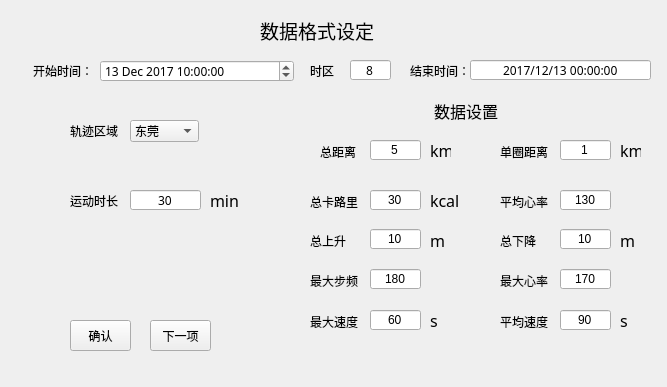
<?xml version="1.0" encoding="UTF-8"?>
<ui version="4.0">
 <class>Form</class>
 <widget class="QWidget" name="Form">
  <property name="enabled">
   <bool>true</bool>
  </property>
  <property name="geometry">
   <rect>
    <x>0</x>
    <y>0</y>
    <width>667</width>
    <height>387</height>
   </rect>
  </property>
  <property name="maximumSize">
   <size>
    <width>1000</width>
    <height>1000</height>
   </size>
  </property>
  <property name="windowTitle">
   <string>Form</string>
  </property>
  <widget class="QLabel" name="time_zone_2">
   <property name="geometry">
    <rect>
     <x>310</x>
     <y>60</y>
     <width>31</width>
     <height>21</height>
    </rect>
   </property>
   <property name="font">
    <font>
     <family>宋体</family>
    </font>
   </property>
   <property name="text">
    <string>时区</string>
   </property>
  </widget>
  <widget class="QLineEdit" name="time_zone">
   <property name="geometry">
    <rect>
     <x>350</x>
     <y>60</y>
     <width>41</width>
     <height>20</height>
    </rect>
   </property>
   <property name="font">
    <font>
     <family>宋体</family>
    </font>
   </property>
   <property name="layoutDirection">
    <enum>Qt::LeftToRight</enum>
   </property>
   <property name="text">
    <string>8</string>
   </property>
   <property name="alignment">
    <set>Qt::AlignCenter</set>
   </property>
  </widget>
  <widget class="QLineEdit" name="end_time">
   <property name="geometry">
    <rect>
     <x>470</x>
     <y>60</y>
     <width>181</width>
     <height>20</height>
    </rect>
   </property>
   <property name="font">
    <font>
     <family>宋体</family>
    </font>
   </property>
   <property name="text">
    <string>2017/12/13 00:00:00</string>
   </property>
   <property name="alignment">
    <set>Qt::AlignCenter</set>
   </property>
  </widget>
  <widget class="QLabel" name="start_time_2">
   <property name="geometry">
    <rect>
     <x>33</x>
     <y>60</y>
     <width>61</width>
     <height>21</height>
    </rect>
   </property>
   <property name="font">
    <font>
     <family>宋体</family>
    </font>
   </property>
   <property name="text">
    <string>开始时间：</string>
   </property>
  </widget>
  <widget class="QDateTimeEdit" name="start_time">
   <property name="geometry">
    <rect>
     <x>100</x>
     <y>60</y>
     <width>194</width>
     <height>22</height>
    </rect>
   </property>
   <property name="font">
    <font>
     <family>宋体</family>
    </font>
   </property>
   <property name="date">
    <date>
     <year>2017</year>
     <month>12</month>
     <day>13</day>
    </date>
   </property>
   <property name="time">
    <time>
     <hour>10</hour>
     <minute>0</minute>
     <second>0</second>
    </time>
   </property>
   <property name="minimumDateTime">
    <datetime>
     <hour>10</hour>
     <minute>0</minute>
     <second>0</second>
     <year>2000</year>
     <month>1</month>
     <day>1</day>
    </datetime>
   </property>
   <property name="minimumDate">
    <date>
     <year>2000</year>
     <month>1</month>
     <day>1</day>
    </date>
   </property>
   <property name="minimumTime">
    <time>
     <hour>10</hour>
     <minute>0</minute>
     <second>0</second>
    </time>
   </property>
  </widget>
  <widget class="QLabel" name="title">
   <property name="geometry">
    <rect>
     <x>260</x>
     <y>10</y>
     <width>151</width>
     <height>41</height>
    </rect>
   </property>
   <property name="font">
    <font>
     <family>宋体</family>
     <pointsize>14</pointsize>
    </font>
   </property>
   <property name="text">
    <string>数据格式设定</string>
   </property>
  </widget>
  <widget class="QLabel" name="end_time_2">
   <property name="geometry">
    <rect>
     <x>410</x>
     <y>60</y>
     <width>61</width>
     <height>21</height>
    </rect>
   </property>
   <property name="font">
    <font>
     <family>宋体</family>
    </font>
   </property>
   <property name="text">
    <string>结束时间：</string>
   </property>
  </widget>
  <widget class="QComboBox" name="locus_box">
   <property name="geometry">
    <rect>
     <x>130</x>
     <y>120</y>
     <width>69</width>
     <height>22</height>
    </rect>
   </property>
   <item>
    <property name="text">
     <string>东莞</string>
    </property>
   </item>
   <item>
    <property name="text">
     <string>深圳</string>
    </property>
   </item>
   <item>
    <property name="text">
     <string>无</string>
    </property>
   </item>
  </widget>
  <widget class="QLabel" name="locus">
   <property name="geometry">
    <rect>
     <x>70</x>
     <y>120</y>
     <width>61</width>
     <height>21</height>
    </rect>
   </property>
   <property name="font">
    <font>
     <family>宋体</family>
    </font>
   </property>
   <property name="text">
    <string>轨迹区域</string>
   </property>
  </widget>
  <widget class="QLabel" name="sport_time">
   <property name="geometry">
    <rect>
     <x>70</x>
     <y>190</y>
     <width>61</width>
     <height>21</height>
    </rect>
   </property>
   <property name="font">
    <font>
     <family>宋体</family>
    </font>
   </property>
   <property name="text">
    <string>运动时长</string>
   </property>
  </widget>
  <widget class="QLineEdit" name="sport_time_set">
   <property name="geometry">
    <rect>
     <x>130</x>
     <y>190</y>
     <width>71</width>
     <height>20</height>
    </rect>
   </property>
   <property name="font">
    <font>
     <family>宋体</family>
    </font>
   </property>
   <property name="text">
    <string>30</string>
   </property>
   <property name="alignment">
    <set>Qt::AlignCenter</set>
   </property>
  </widget>
  <widget class="QLabel" name="sport_time_2">
   <property name="geometry">
    <rect>
     <x>210</x>
     <y>190</y>
     <width>41</width>
     <height>21</height>
    </rect>
   </property>
   <property name="font">
    <font>
     <family>宋体</family>
     <pointsize>12</pointsize>
    </font>
   </property>
   <property name="text">
    <string>min</string>
   </property>
  </widget>
  <widget class="QPushButton" name="commit">
   <property name="geometry">
    <rect>
     <x>70</x>
     <y>320</y>
     <width>61</width>
     <height>31</height>
    </rect>
   </property>
   <property name="text">
    <string>确认</string>
   </property>
  </widget>
  <widget class="QLabel" name="data_choice">
   <property name="geometry">
    <rect>
     <x>430</x>
     <y>90</y>
     <width>111</width>
     <height>41</height>
    </rect>
   </property>
   <property name="font">
    <font>
     <family>宋体</family>
     <pointsize>12</pointsize>
    </font>
   </property>
   <property name="text">
    <string> 数据设置</string>
   </property>
  </widget>
  <widget class="QLabel" name="label_2">
   <property name="geometry">
    <rect>
     <x>500</x>
     <y>141</y>
     <width>61</width>
     <height>21</height>
    </rect>
   </property>
   <property name="font">
    <font>
     <family>宋体</family>
    </font>
   </property>
   <property name="text">
    <string>单圈距离</string>
   </property>
  </widget>
  <widget class="QLineEdit" name="around">
   <property name="geometry">
    <rect>
     <x>560</x>
     <y>140</y>
     <width>51</width>
     <height>20</height>
    </rect>
   </property>
   <property name="text">
    <string>1</string>
   </property>
   <property name="alignment">
    <set>Qt::AlignCenter</set>
   </property>
  </widget>
  <widget class="QLabel" name="label_4">
   <property name="geometry">
    <rect>
     <x>620</x>
     <y>140</y>
     <width>21</width>
     <height>21</height>
    </rect>
   </property>
   <property name="font">
    <font>
     <family>宋体</family>
     <pointsize>12</pointsize>
    </font>
   </property>
   <property name="text">
    <string>km</string>
   </property>
  </widget>
  <widget class="QLabel" name="label_5">
   <property name="geometry">
    <rect>
     <x>430</x>
     <y>140</y>
     <width>21</width>
     <height>21</height>
    </rect>
   </property>
   <property name="font">
    <font>
     <family>宋体</family>
     <pointsize>12</pointsize>
    </font>
   </property>
   <property name="text">
    <string>km</string>
   </property>
  </widget>
  <widget class="QLabel" name="label">
   <property name="geometry">
    <rect>
     <x>320</x>
     <y>141</y>
     <width>51</width>
     <height>21</height>
    </rect>
   </property>
   <property name="font">
    <font>
     <family>宋体</family>
    </font>
   </property>
   <property name="text">
    <string>总距离</string>
   </property>
  </widget>
  <widget class="QLineEdit" name="distance">
   <property name="geometry">
    <rect>
     <x>370</x>
     <y>140</y>
     <width>51</width>
     <height>20</height>
    </rect>
   </property>
   <property name="text">
    <string>5</string>
   </property>
   <property name="alignment">
    <set>Qt::AlignCenter</set>
   </property>
  </widget>
  <widget class="QLabel" name="label_3">
   <property name="geometry">
    <rect>
     <x>310</x>
     <y>191</y>
     <width>61</width>
     <height>21</height>
    </rect>
   </property>
   <property name="font">
    <font>
     <family>宋体</family>
    </font>
   </property>
   <property name="text">
    <string>总卡路里</string>
   </property>
  </widget>
  <widget class="QLineEdit" name="kcal">
   <property name="geometry">
    <rect>
     <x>370</x>
     <y>190</y>
     <width>51</width>
     <height>20</height>
    </rect>
   </property>
   <property name="text">
    <string>30</string>
   </property>
   <property name="alignment">
    <set>Qt::AlignCenter</set>
   </property>
  </widget>
  <widget class="QLabel" name="label_6">
   <property name="geometry">
    <rect>
     <x>430</x>
     <y>190</y>
     <width>41</width>
     <height>21</height>
    </rect>
   </property>
   <property name="font">
    <font>
     <family>宋体</family>
     <pointsize>12</pointsize>
    </font>
   </property>
   <property name="text">
    <string>kcal</string>
   </property>
  </widget>
  <widget class="QLabel" name="label_8">
   <property name="geometry">
    <rect>
     <x>500</x>
     <y>191</y>
     <width>61</width>
     <height>21</height>
    </rect>
   </property>
   <property name="font">
    <font>
     <family>宋体</family>
    </font>
   </property>
   <property name="text">
    <string>平均心率</string>
   </property>
  </widget>
  <widget class="QLineEdit" name="heart">
   <property name="geometry">
    <rect>
     <x>560</x>
     <y>190</y>
     <width>51</width>
     <height>20</height>
    </rect>
   </property>
   <property name="text">
    <string>130</string>
   </property>
   <property name="alignment">
    <set>Qt::AlignCenter</set>
   </property>
  </widget>
  <widget class="QLabel" name="label_9">
   <property name="geometry">
    <rect>
     <x>500</x>
     <y>230</y>
     <width>61</width>
     <height>21</height>
    </rect>
   </property>
   <property name="font">
    <font>
     <family>宋体</family>
    </font>
   </property>
   <property name="text">
    <string>总下降</string>
   </property>
  </widget>
  <widget class="QLineEdit" name="decline">
   <property name="geometry">
    <rect>
     <x>560</x>
     <y>229</y>
     <width>51</width>
     <height>20</height>
    </rect>
   </property>
   <property name="text">
    <string>10</string>
   </property>
   <property name="alignment">
    <set>Qt::AlignCenter</set>
   </property>
  </widget>
  <widget class="QLineEdit" name="elevation">
   <property name="geometry">
    <rect>
     <x>370</x>
     <y>229</y>
     <width>51</width>
     <height>20</height>
    </rect>
   </property>
   <property name="text">
    <string>10</string>
   </property>
   <property name="alignment">
    <set>Qt::AlignCenter</set>
   </property>
  </widget>
  <widget class="QLabel" name="label_10">
   <property name="geometry">
    <rect>
     <x>310</x>
     <y>230</y>
     <width>61</width>
     <height>21</height>
    </rect>
   </property>
   <property name="font">
    <font>
     <family>宋体</family>
    </font>
   </property>
   <property name="text">
    <string>总上升</string>
   </property>
  </widget>
  <widget class="QLabel" name="label_7">
   <property name="geometry">
    <rect>
     <x>430</x>
     <y>230</y>
     <width>41</width>
     <height>21</height>
    </rect>
   </property>
   <property name="font">
    <font>
     <family>宋体</family>
     <pointsize>12</pointsize>
    </font>
   </property>
   <property name="text">
    <string>m</string>
   </property>
  </widget>
  <widget class="QLabel" name="label_11">
   <property name="geometry">
    <rect>
     <x>620</x>
     <y>230</y>
     <width>41</width>
     <height>21</height>
    </rect>
   </property>
   <property name="font">
    <font>
     <family>宋体</family>
     <pointsize>12</pointsize>
    </font>
   </property>
   <property name="text">
    <string>m</string>
   </property>
  </widget>
  <widget class="QLineEdit" name="most_step">
   <property name="geometry">
    <rect>
     <x>370</x>
     <y>269</y>
     <width>51</width>
     <height>20</height>
    </rect>
   </property>
   <property name="text">
    <string>180</string>
   </property>
   <property name="alignment">
    <set>Qt::AlignCenter</set>
   </property>
  </widget>
  <widget class="QLabel" name="label_13">
   <property name="geometry">
    <rect>
     <x>310</x>
     <y>270</y>
     <width>61</width>
     <height>21</height>
    </rect>
   </property>
   <property name="font">
    <font>
     <family>宋体</family>
    </font>
   </property>
   <property name="text">
    <string>最大步频</string>
   </property>
  </widget>
  <widget class="QLineEdit" name="most_heart">
   <property name="geometry">
    <rect>
     <x>560</x>
     <y>269</y>
     <width>51</width>
     <height>20</height>
    </rect>
   </property>
   <property name="text">
    <string>170</string>
   </property>
   <property name="alignment">
    <set>Qt::AlignCenter</set>
   </property>
  </widget>
  <widget class="QLabel" name="label_15">
   <property name="geometry">
    <rect>
     <x>500</x>
     <y>270</y>
     <width>61</width>
     <height>21</height>
    </rect>
   </property>
   <property name="font">
    <font>
     <family>宋体</family>
    </font>
   </property>
   <property name="text">
    <string>最大心率</string>
   </property>
  </widget>
  <widget class="QLineEdit" name="most_speed">
   <property name="geometry">
    <rect>
     <x>370</x>
     <y>310</y>
     <width>51</width>
     <height>20</height>
    </rect>
   </property>
   <property name="text">
    <string>60</string>
   </property>
   <property name="alignment">
    <set>Qt::AlignCenter</set>
   </property>
  </widget>
  <widget class="QLabel" name="label_16">
   <property name="geometry">
    <rect>
     <x>500</x>
     <y>311</y>
     <width>61</width>
     <height>21</height>
    </rect>
   </property>
   <property name="font">
    <font>
     <family>宋体</family>
    </font>
   </property>
   <property name="text">
    <string>平均速度</string>
   </property>
  </widget>
  <widget class="QLabel" name="label_14">
   <property name="geometry">
    <rect>
     <x>310</x>
     <y>311</y>
     <width>61</width>
     <height>21</height>
    </rect>
   </property>
   <property name="font">
    <font>
     <family>宋体</family>
    </font>
   </property>
   <property name="text">
    <string>最大速度</string>
   </property>
  </widget>
  <widget class="QLineEdit" name="avg_speed">
   <property name="geometry">
    <rect>
     <x>560</x>
     <y>310</y>
     <width>51</width>
     <height>20</height>
    </rect>
   </property>
   <property name="text">
    <string>90</string>
   </property>
   <property name="alignment">
    <set>Qt::AlignCenter</set>
   </property>
  </widget>
  <widget class="QLabel" name="label_12">
   <property name="geometry">
    <rect>
     <x>430</x>
     <y>310</y>
     <width>41</width>
     <height>21</height>
    </rect>
   </property>
   <property name="font">
    <font>
     <family>宋体</family>
     <pointsize>12</pointsize>
    </font>
   </property>
   <property name="text">
    <string>s</string>
   </property>
  </widget>
  <widget class="QLabel" name="label_17">
   <property name="geometry">
    <rect>
     <x>620</x>
     <y>310</y>
     <width>41</width>
     <height>21</height>
    </rect>
   </property>
   <property name="font">
    <font>
     <family>宋体</family>
     <pointsize>12</pointsize>
    </font>
   </property>
   <property name="text">
    <string>s</string>
   </property>
  </widget>
  <widget class="QPushButton" name="cycle_next">
   <property name="geometry">
    <rect>
     <x>150</x>
     <y>320</y>
     <width>61</width>
     <height>31</height>
    </rect>
   </property>
   <property name="text">
    <string>下一项</string>
   </property>
  </widget>
 </widget>
 <resources/>
 <connections/>
</ui>
